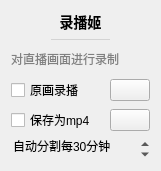
           <widget class="QWidget" name="recordSettingsCard" native="true">
            <property name="geometry">
             <rect>
              <x>190</x>
              <y>620</y>
              <width>161</width>
              <height>171</height>
             </rect>
            </property>
            <property name="styleSheet">
             <string notr="true">#recordSettingsCard
{
	background: #f7f7ff;
	border: none;
	border-radius: 5px;
}</string>
            </property>
            <layout class="QVBoxLayout" name="verticalLayout_41">
             <item>
              <widget class="QLabel" name="label_28">
               <property name="sizePolicy">
                <sizepolicy hsizetype="Preferred" vsizetype="Fixed">
                 <horstretch>0</horstretch>
                 <verstretch>0</verstretch>
                </sizepolicy>
               </property>
               <property name="styleSheet">
                <string notr="true">font-size: 14px;
font-weight: 500;</string>
               </property>
               <property name="text">
                <string>录播姬</string>
               </property>
               <property name="alignment">
                <set>Qt::AlignCenter</set>
               </property>
              </widget>
             </item>
             <item>
              <widget class="QWidget" name="widget_23" native="true">
               <property name="minimumSize">
                <size>
                 <width>0</width>
                 <height>1</height>
                </size>
               </property>
               <property name="maximumSize">
                <size>
                 <width>16777215</width>
                 <height>1</height>
                </size>
               </property>
               <property name="styleSheet">
                <string notr="true">background: lightgray;
margin: 40px;</string>
               </property>
              </widget>
             </item>
             <item>
              <widget class="QLabel" name="recordInfoLabel">
               <property name="styleSheet">
                <string notr="true">color: gray;</string>
               </property>
               <property name="text">
                <string>对直播画面进行录制</string>
               </property>
              </widget>
             </item>
             <item>
              <layout class="QHBoxLayout" name="horizontalLayout_73" stretch="1,0">
               <property name="topMargin">
                <number>0</number>
               </property>
               <item>
                <widget class="CheckBox1" name="recordCheck">
                 <property name="cursor">
                  <cursorShape>PointingHandCursor</cursorShape>
                 </property>
                 <property name="toolTip">
                  <string>&lt;html&gt;&lt;head/&gt;&lt;body&gt;&lt;p&gt;录制文件位置：安装目录/records/&lt;/p&gt;&lt;p&gt;保存直播流原始数据，未进行编解码，需要使用 PotPlayer 等自带解码功能的播放器才能打开，Windows 自带的 Media Player 可能无法打开录播&lt;/p&gt;&lt;/body&gt;&lt;/html&gt;</string>
                 </property>
                 <property name="text">
                  <string>原画录播</string>
                 </property>
                </widget>
               </item>
               <item>
                <widget class="InteractiveButtonBase" name="recordDataButton">
                 <property name="cursor">
                  <cursorShape>PointingHandCursor</cursorShape>
                 </property>
                 <property name="toolTip">
                  <string>打开录播视频所在的位置</string>
                 </property>
                 <property name="text">
                  <string/>
                 </property>
                 <property name="icon">
                  <iconset resource="../resources/resource.qrc">
                   <normaloff>:/icons/folder</normaloff>:/icons/folder</iconset>
                 </property>
                </widget>
               </item>
              </layout>
             </item>
             <item>
              <layout class="QHBoxLayout" name="horizontalLayout_76" stretch="1,0">
               <item>
                <widget class="CheckBox1" name="recordFormatCheck">
                 <property name="cursor">
                  <cursorShape>PointingHandCursor</cursorShape>
                 </property>
                 <property name="toolTip">
                  <string>默认录播为 flv 流媒体格式，部分播放器无法打开
开启此选项将转换为通用的 mp4 格式视频，
需要安装 FFmpeg 方可使用</string>
                 </property>
                 <property name="text">
                  <string>保存为mp4</string>
                 </property>
                </widget>
               </item>
               <item>
                <widget class="InteractiveButtonBase" name="ffmpegButton">
                 <property name="cursor">
                  <cursorShape>PointingHandCursor</cursorShape>
                 </property>
                 <property name="toolTip">
                  <string>选择 FFmpeg.exe 文件</string>
                 </property>
                 <property name="text">
                  <string/>
                 </property>
                 <property name="icon">
                  <iconset resource="../resources/resource.qrc">
                   <normaloff>:/icons/video4</normaloff>:/icons/video4</iconset>
                 </property>
                </widget>
               </item>
              </layout>
             </item>
             <item>
              <widget class="QSpinBox" name="recordSplitSpin">
               <property name="contextMenuPolicy">
                <enum>Qt::NoContextMenu</enum>
               </property>
               <property name="toolTip">
                <string>&lt;html&gt;&lt;head/&gt;&lt;body&gt;&lt;p&gt;每隔一段时间保存已录制的文字，并继续重新录制&lt;/p&gt;&lt;p&gt;免得文件太大，也避免程序闪退导致大量数据丢失&lt;/p&gt;&lt;/body&gt;&lt;/html&gt;</string>
               </property>
               <property name="styleSheet">
                <string notr="true">QAbstractSpinBox
{
	background: transparent;
}</string>
               </property>
               <property name="frame">
                <bool>false</bool>
               </property>
               <property name="alignment">
                <set>Qt::AlignLeading|Qt::AlignLeft|Qt::AlignVCenter</set>
               </property>
               <property name="buttonSymbols">
                <enum>QAbstractSpinBox::UpDownArrows</enum>
               </property>
               <property name="suffix">
                <string>分钟</string>
               </property>
               <property name="prefix">
                <string>自动分割每</string>
               </property>
               <property name="minimum">
                <number>1</number>
               </property>
               <property name="maximum">
                <number>600</number>
               </property>
               <property name="singleStep">
                <number>10</number>
               </property>
               <property name="value">
                <number>30</number>
               </property>
              </widget>
             </item>
            </layout>
           </widget>
